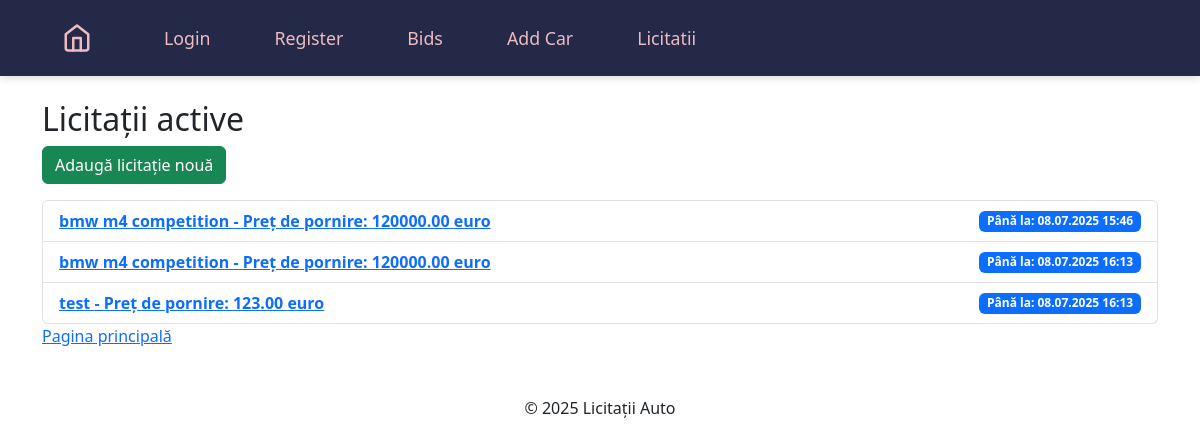
The app's page /auctions/, older data.
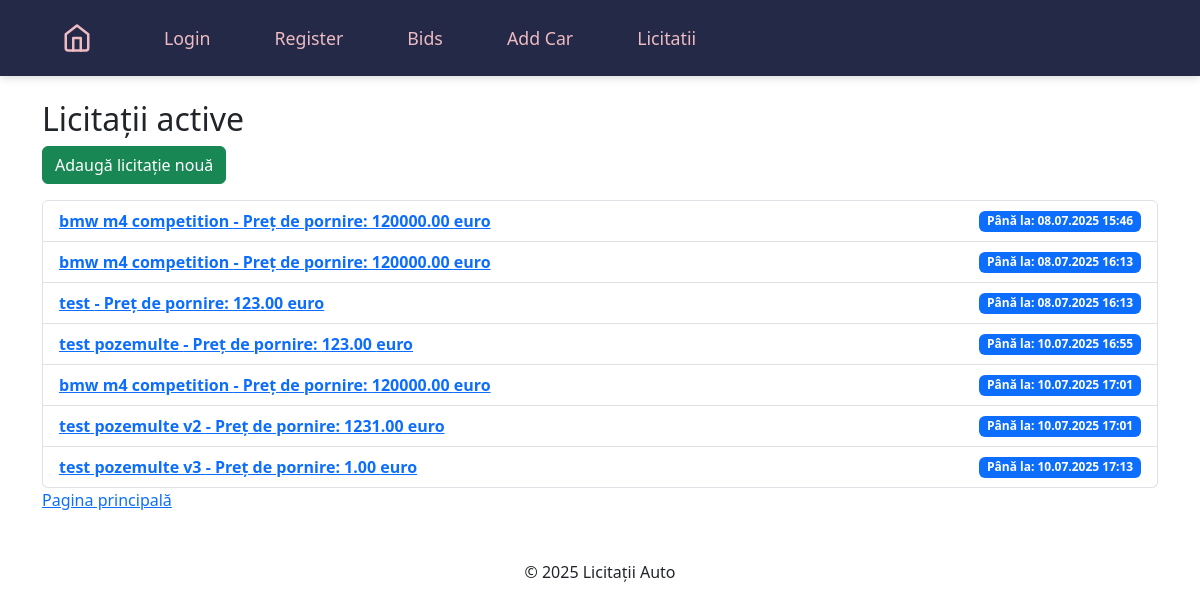
The same page, newer data.
### auctions/models.py (models this page shows, shortened)
class Auction(models.Model):
    car = models.ForeignKey(Car, related_name='auctions', on_delete=models.CASCADE)
    start_time = models.DateTimeField(default=timezone.now)
    end_time = models.DateTimeField()
    is_active = models.BooleanField(default=True)
    id = models.AutoField(primary_key=True)

class Car(models.Model):
    name = models.CharField(max_length=100)
    description = models.TextField()
    price = models.DecimalField(max_digits=10, decimal_places=2)
    image = models.ImageField(upload_to='media/')
    created_at = models.DateTimeField(default=timezone.now)
    updated_at = models.DateTimeField(auto_now=True)

### auctions/views.py (the view)
# urls.py: path('auctions/', views.auction_list, name='auction_list'),  # Auctions index page
def auction_list(request):
    auctions = Auction.objects.all()
    return render(request, 'auctions/auction_list.html', {'auctions': auctions})

### templates/auctions/auction_list.html
{% extends "main.html" %} {% block title %}Lista Licitații{% endblock %}
{% block content %}
<h2>Licitații active</h2>
<a href="{% url 'create_auction' %}" class="btn btn-success mb-3"
  >Adaugă licitație nouă</a
>
<ul class="list-group">
  {% for auction in auctions %}
  <li class="list-group-item d-flex justify-content-between align-items-center">
    <a href="{% url 'auction_detail' auction.id %}" class="fw-bold">
      {{ auction.car.name }} - Preț de pornire: {{ auction.car.price }} euro
    </a>
    <span class="badge bg-primary">
      Până la: {{ auction.end_time|date:"d.m.Y H:i" }}
    </span>
  </li>
  {% empty %}
  <li class="list-group-item">Nu există licitații active.</li>
  {% endfor %}
</ul>
<li class="list-group-item">
    <a href="{% url 'main_page' %}">Pagina principală</a>
  </li>
{% endblock %}

Row changes from the older to the newer data that the page shows:
added Auction: car.name "test pozemulte", car.price "123.00", end_time "10.07.2025 16:55"
added Auction: car.name "bmw m4 competition", car.price "120000.00", end_time "10.07.2025 17:01"
added Auction: car.name "test pozemulte v2", car.price "1231.00", end_time "10.07.2025 17:01"
added Auction: car.name "test pozemulte v3", car.price "1.00", end_time "10.07.2025 17:13"
